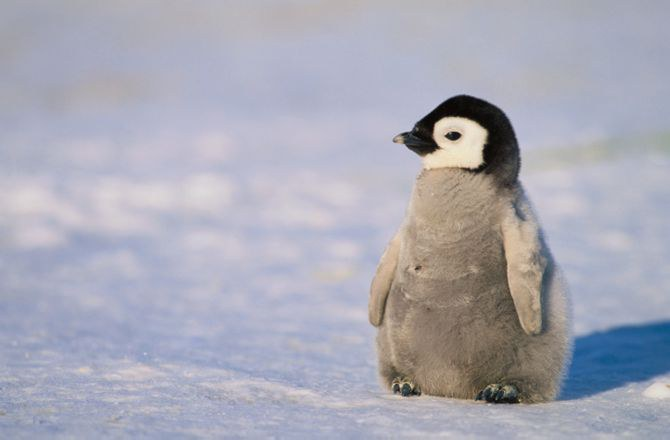
#> input picture python/imagine.jpeg, 670 x 440 px, found by its file name
$ python lab8.py
#> lines starting #> are read from the running program, lines starting #| are printed output that depends on the picture; after the words box and inside, x2 and y2 are one past the last pixel; in counts of white or black regions, pixels touching at a corner belong together
import cv2
import numpy as np

def binarizare_automatica_globala(image, initial_threshold=128, delta_t=1):
    threshold = initial_threshold
    new_threshold = 0

    while True:
        lower_region = image[image <= threshold]
        upper_region = image[image > threshold]

        if len(lower_region) == 0 or len(upper_region) == 0:
            break

        lower_region_mean = np.mean(lower_region)
        upper_region_mean = np.mean(upper_region)

        new_threshold = (lower_region_mean + upper_region_mean) / 2

        if abs(new_threshold - threshold) < delta_t:
            break

        threshold = new_threshold

    _, binary_image = cv2.threshold(image, threshold, 255, cv2.THRESH_BINARY)
    return binary_image

# Încarcă imaginea color
image_path = "D:\wamp64\www\Prelucrarea Imaginilor\python\imagine.jpeg"
color_image = cv2.imread(image_path, cv2.IMREAD_COLOR)
#> color_image is the input picture: shape (440, 670, 3); mean B, G, R 181.5, 169.2, 169.1

# Convertește imaginea în tonuri de gri
gray_image = cv2.cvtColor(color_image, cv2.COLOR_BGR2GRAY)
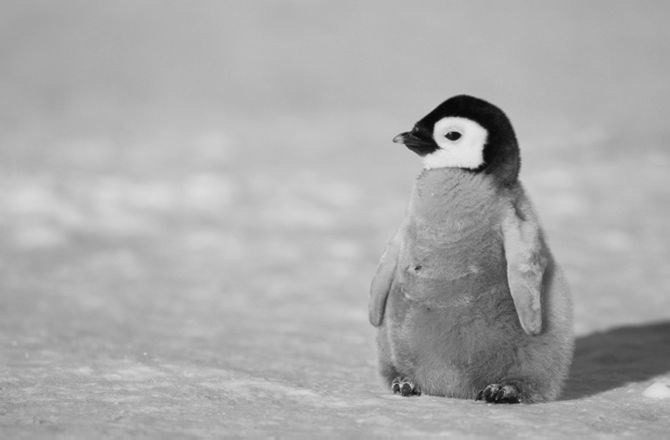
#> gray_image: shape (440, 670); min 0, max 232, mean 170.6

# Aplică binarizarea automată globală
binary_image = binarizare_automatica_globala(gray_image)
#> the loop in binarizare_automatica_globala, `while True:` made 3 passes
#> (lower_region_mean, upper_region_mean, new_threshold, threshold) on passes 1 to 2: (89.38, 179.3, 134.4, 134.4), (93.23, 179.8, 136.5, 136.5)
#> (lower_region_mean, upper_region_mean, new_threshold) on pass 3: (94.33, 180, 137.2)
#> in binarizare_automatica_globala, `_, binary_image = cv2.threshold(image, threshold, 255, cv2.THRESH_BINA..`:
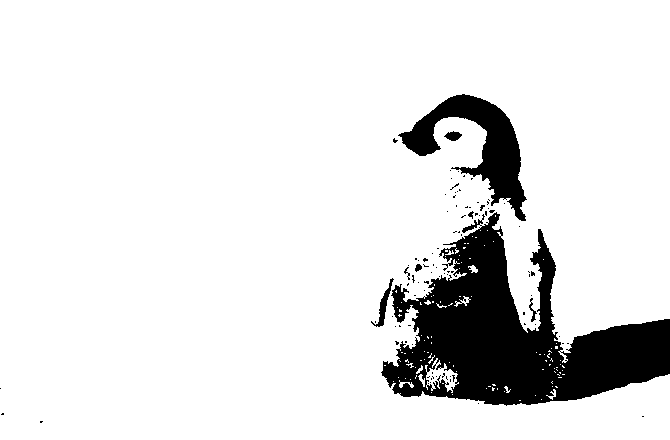
#> binary_image: shape (440, 670); 89.1% white; 95 black regions (87 under 20 px), largest, box (x1, y1, x2, y2) and area: (381, 212, 670, 406) 25951, (398, 94, 527, 221) 5478, (371, 278, 394, 327) 259

# Afișează imaginea originală, imaginea în tonuri de gri și imaginea binarizată
cv2.imshow("Imaginea originala", color_image)
cv2.imshow("Imaginea in tonuri de gri", gray_image)
cv2.imshow("Imaginea binarizata", binary_image)
cv2.waitKey(0)
cv2.destroyAllWindows()

$ run again, with python/penguins.jpg copied over python/imagine.jpeg
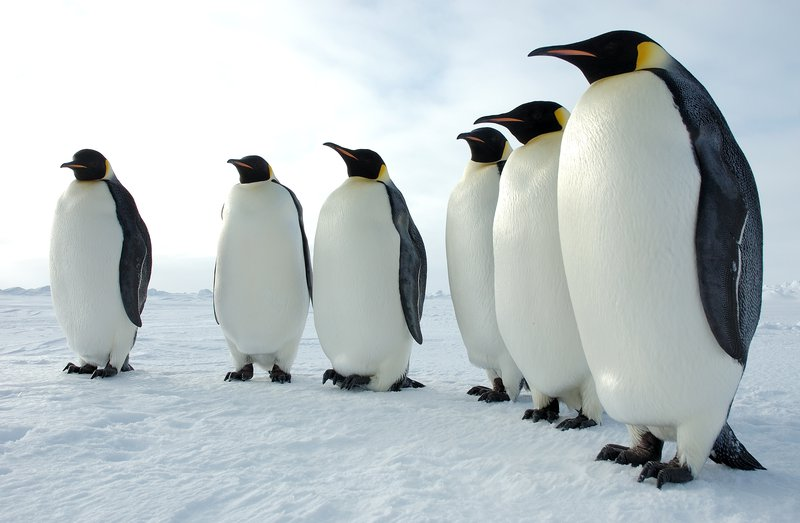
#> input picture python/penguins.jpg, 800 x 523 px, found by its file name
#> color_image is the input picture: shape (523, 800, 3); mean B, G, R 195.8, 193.3, 184.2
#> the loop in binarizare_automatica_globala, `while True:` made 2 passes
#> (lower_region_mean, upper_region_mean, new_threshold, threshold) on pass 1: (45.94, 207.3, 126.6, 126.6)
#> in binarizare_automatica_globala, `_, binary_image = cv2.threshold(image, threshold, 255, cv2.THRESH_BINA..`:
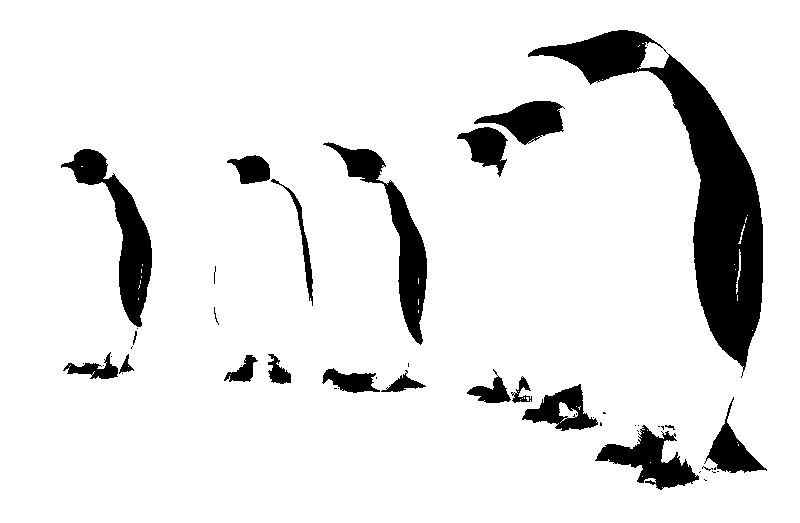
#> binary_image: shape (523, 800); 89.9% white; 50 black regions (29 under 20 px), largest, box (x1, y1, x2, y2) and area: (528, 30, 763, 378) 18953, (61, 149, 152, 327) 4636, (323, 142, 427, 345) 4427
